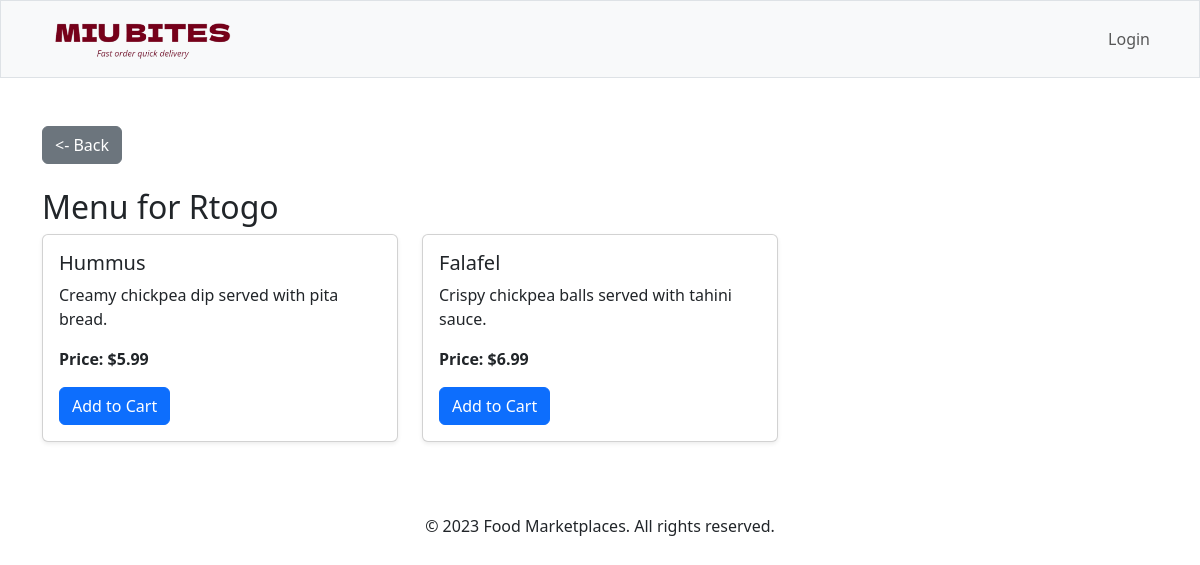
The app's page /menu.php?restaurant_id=1 with its own data.
### tables this page shows
CREATE TABLE `restaurants` (
  `restaurant_id` int(11) NOT NULL,
  `restaurant_name` varchar(255) NOT NULL,
  `description` text DEFAULT NULL,
  `menu_uploaded` tinyint(1) DEFAULT 0,
  `delivery_option` tinyint(1) DEFAULT 1,
  `pickup_option` tinyint(1) DEFAULT 1,
  `status` enum('active','pending','rejected') DEFAULT 'pending',
  `created_at` timestamp NOT NULL DEFAULT current_timestamp()
);

CREATE TABLE `menus` (
  `menu_id` int(11) NOT NULL,
  `restaurant_id` int(11) NOT NULL,
  `item_name` varchar(255) NOT NULL,
  `description` text DEFAULT NULL,
  `price` decimal(10,2) NOT NULL,
  `category` enum('food','drinks') NOT NULL,
  `availability` tinyint(1) DEFAULT 1
);

### menu.php (the view, shortened to what this page needs)
<?php
include 'db_connection.php';
if (isset($_GET['restaurant_id'])) {
    $restaurant_id = intval($_GET['restaurant_id']);
    $restaurant_query = "SELECT * FROM restaurants WHERE restaurant_id = ?";
    $stmt = $conn->prepare($restaurant_query);
    $stmt->bind_param("i", $restaurant_id);
    $stmt->execute();
    $restaurant_result = $stmt->get_result();
    if ($restaurant_result->num_rows > 0) {
        $restaurant = $restaurant_result->fetch_assoc();
        $menu_query = "SELECT * FROM menus WHERE restaurant_id = ?";
        $menu_stmt = $conn->prepare($menu_query);
        $menu_stmt->bind_param("i", $restaurant_id);
        $menu_stmt->execute();
        $menu_result = $menu_stmt->get_result();
    } else {
        header("Location: marketplaces.php");
        exit();
    }
} else {
    header("Location: marketplaces.php");
    exit();
}
?>
<!DOCTYPE html>
<html lang="en">
<head>
    <link href="https://cdn.jsdelivr.net/npm/bootstrap@5.3.3/dist/css/bootstrap.min.css" rel="stylesheet">
</head>
<body>
    <?php include("header.php") ?>
    <div class="container mt-5">
        <div class="mb-4">
            <a href="javascript:history.back()" class="btn btn-secondary"> <- Back</a>
        </div>
        <h2>Menu for <?php echo htmlspecialchars($restaurant['restaurant_name']); ?></h2>
        <div class="row">
            <?php if ($menu_result->num_rows > 0): ?>
                <?php while ($menu_item = $menu_result->fetch_assoc()): ?>
                    <div class="col-md-4">
                        <div class="card mb-4 shadow-sm">
                            <div class="card-body">
                                <h5 class="card-title"><?php echo htmlspecialchars($menu_item['item_name']); ?></h5>
                                <p class="card-text"><?php echo htmlspecialchars($menu_item['description']); ?></p>
                                <p class="card-text"><strong>Price: $<?php echo number_format($menu_item['price'], 2); ?></strong></p>
                                <form action="add_to_cart.php" method="POST">
                                    <button type="submit" class="btn btn-primary">Add to Cart</button>
                                </form>
                            </div>
                        </div>
                    </div>
                <?php endwhile; ?>
            <?php else: ?>
                <p class="text-muted">No menu items available at the moment.</p>
            <?php endif; ?>
        </div>
    </div>
    <footer class="text-center mt-5">
        <p>&copy; 2023 Food Marketplaces. All rights reserved.</p>
    </footer>
</body>
</html>

### records on screen
restaurants: restaurant_name "Rtogo"
menus: item_name "Hummus", description "Creamy chickpea dip served with pita bread.", price "5.99"
menus: item_name "Falafel", description "Crispy chickpea balls served with tahini sauce.", price "6.99"
